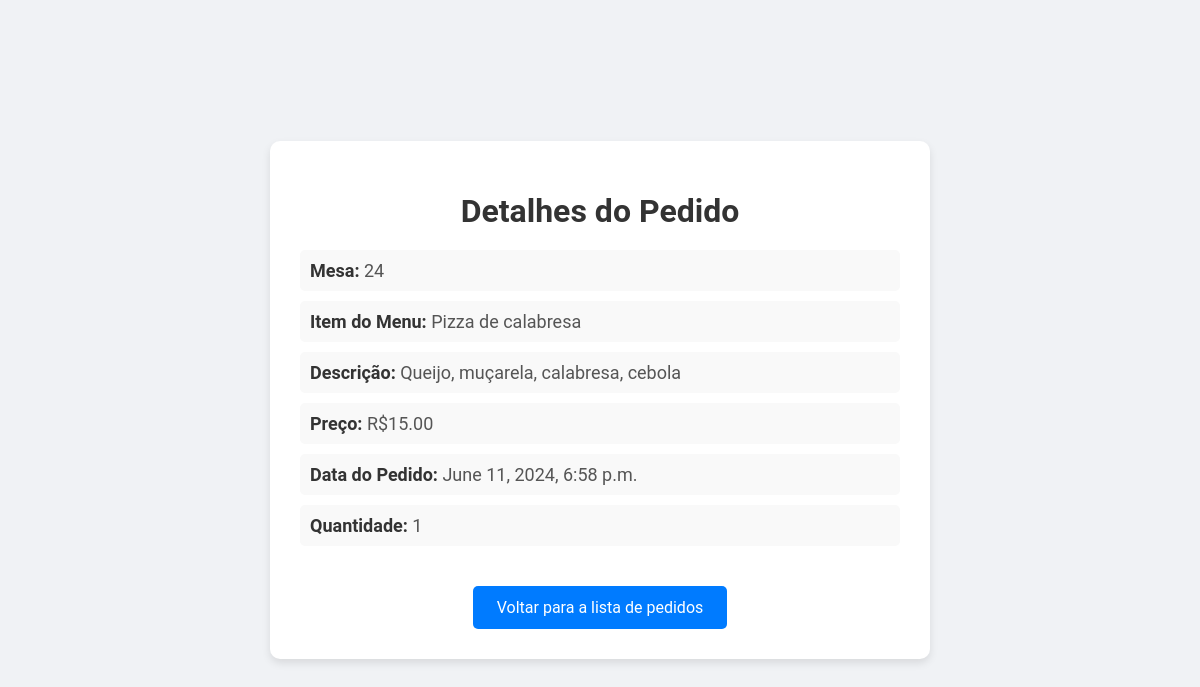
Screenshot of /visualizar/9/ with the database file from the repository.
### menu/models.py (models this page shows, shortened)
class Pedido(models.Model):
    mesa = models.IntegerField()
    menu_item = models.ForeignKey(MenuItem, on_delete=models.CASCADE)
    created_at = models.DateTimeField(auto_now_add=True)
    quantidade = models.PositiveBigIntegerField(default=1)

class MenuItem(models.Model):
    name = models.CharField(max_length=100)
    description = models.TextField()
    price = models.DecimalField(max_digits=10, decimal_places=2)

### menu/views.py (the view)
# urls.py: path('visualizar/<int:pedido_id>/', views.order_detail, name='order_detail'),
def order_detail(request, pedido_id):
    pedido = get_object_or_404(Pedido, pk=pedido_id)
    return render(request, 'menu/order_detail.html', {'pedido': pedido})

### menu/templates/menu/order_detail.html (shortened to what this page needs)
<!DOCTYPE html>
<html lang="en">
<head>
</head>
<body>
    <div class="container">
        <h1>Detalhes do Pedido</h1>
        <div class="order-info">
            <p><strong>Mesa:</strong> {{ pedido.mesa }}</p>
            <p><strong>Item do Menu:</strong> {{ pedido.menu_item.name }}</p>
            <p><strong>Descrição:</strong> {{ pedido.menu_item.description }}</p>
            <p><strong>Preço:</strong> R${{ pedido.menu_item.price }}</p>
            <p><strong>Data do Pedido:</strong> {{ pedido.created_at }}</p>
            <p><strong>Quantidade:</strong> {{ pedido.quantidade }}</p>
        </div>
        <a class="back-link" href="{% url 'order_list' %}">Voltar para a lista de pedidos</a>
    </div>
</body>
</html>

### menu/templates/menu/order_detail.html (style rules this page uses)
body { font-family: 'Roboto', sans-serif; background-color: #f0f2f5; margin: 0; padding: 0; display: flex; justify-content: center; align-items: center; min-height: 100vh; }
.container { background-color: #fff; padding: 30px; border-radius: 10px; box-shadow: 0 4px 8px rgba(0, 0, 0, 0.1); width: 90%; max-width: 600px; text-align: center; }
h1 { color: #333; margin-bottom: 20px; }
p { margin: 10px 0; font-size: 18px; color: #555; text-align: left; }
strong { color: #333; }
.order-info { margin-bottom: 20px; }
.order-info p { background-color: #f9f9f9; padding: 10px; border-radius: 5px; }
.back-link { display: inline-block; margin-top: 20px; padding: 12px 24px; background-color: #007bff; color: white; text-decoration: none; border-radius: 5px; transition: background-color 0.3s ease; }

### rows the page displays
Pedido: mesa "24", menu_item.name "Pizza de calabresa", menu_item.description "Queijo, muçarela, calabresa, cebola", menu_item.price "15.00", created_at "June 11, 2024, 6:58 p.m.", quantidade "1"
